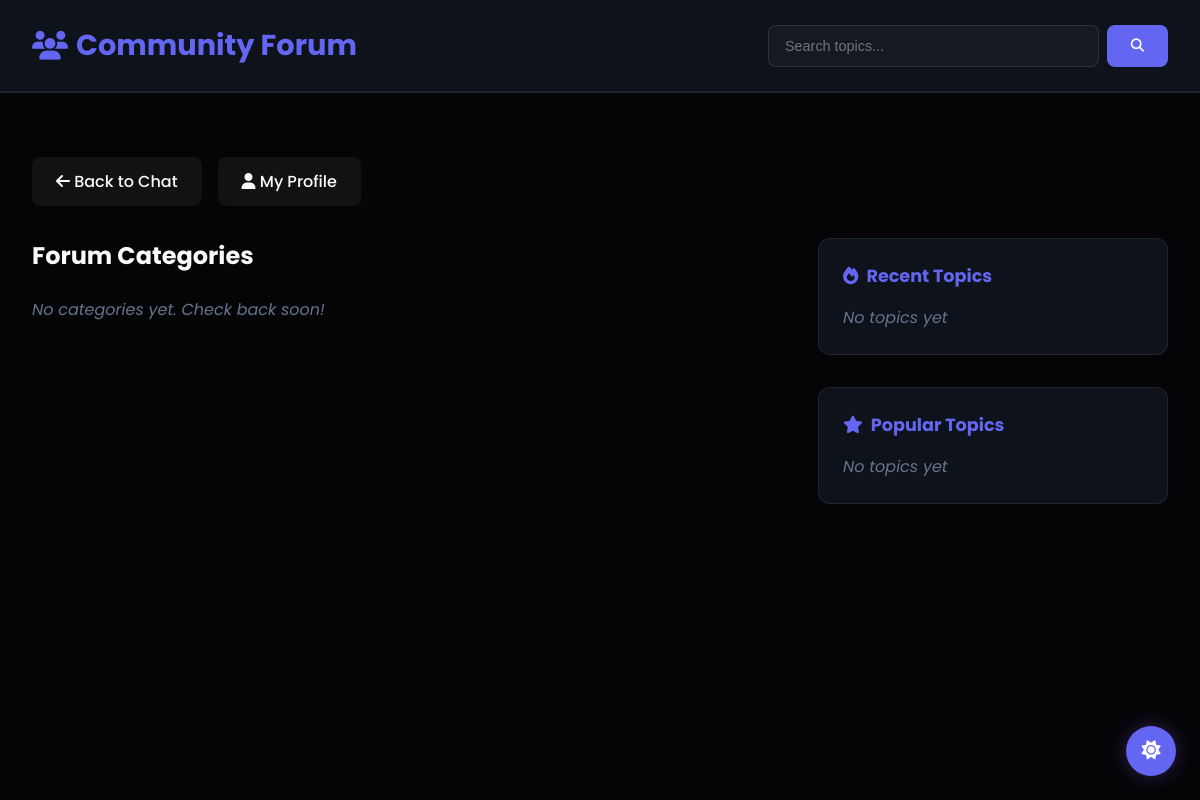
Page /community/ (signed in) on the earlier database version.
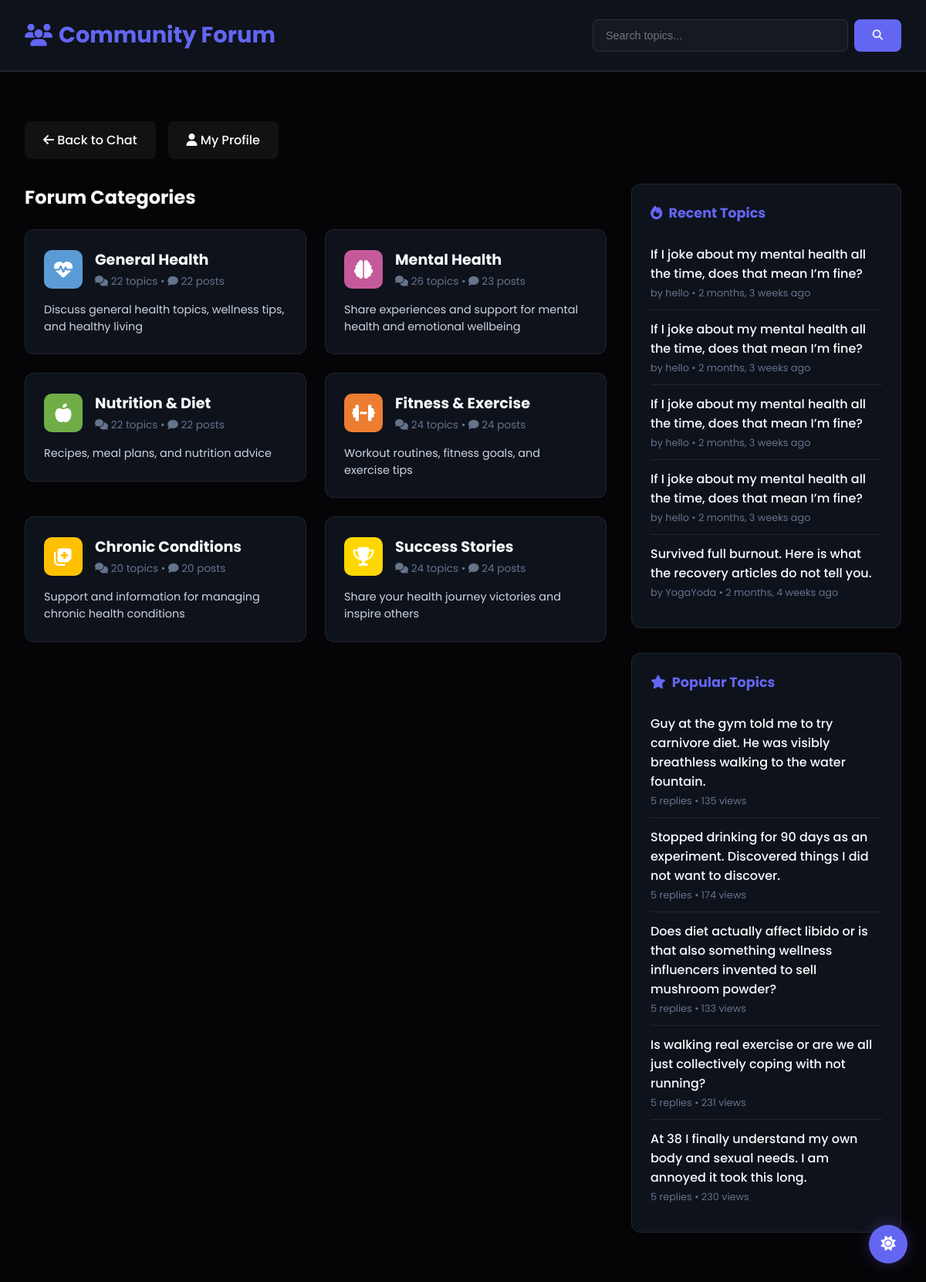
Same page on the later database version.
### community/models.py (models this page shows, shortened)
class ForumCategory(models.Model):
    name = models.CharField(max_length=100)
    description = models.TextField(blank=True)
    icon = models.CharField(max_length=50, default='fa-comments')  # FontAwesome icon class
    color = models.CharField(max_length=7, default='#3AAFA9')  # Hex color
    created_at = models.DateTimeField(auto_now_add=True)
    order = models.IntegerField(default=0)  # For custom ordering
    class Meta:
        verbose_name_plural = 'Forum Categories'
        ordering = ['order', 'name']

class ForumTopic(models.Model):
    id = models.UUIDField(primary_key=True, default=uuid.uuid4, editable=False)
    category = models.ForeignKey(ForumCategory, on_delete=models.CASCADE, related_name='topics')
    author = models.ForeignKey(User, on_delete=models.CASCADE, related_name='forum_topics')
    title = models.CharField(max_length=200)
    content = models.TextField()
    created_at = models.DateTimeField(auto_now_add=True)
    updated_at = models.DateTimeField(auto_now=True)
    is_pinned = models.BooleanField(default=False)  # Pinned topics appear first
    is_locked = models.BooleanField(default=False)  # Locked topics can't receive replies
    views = models.IntegerField(default=0)
    class Meta:
        ordering = ['-is_pinned', '-updated_at']

### accounts/models.py (models this page shows, shortened)
class CustomUser(AbstractUser, PermissionsMixin):
    email = models.EmailField(unique=True)
    USERNAME_FIELD = 'username'
    REQUIRED_FIELDS = ['email']

### community/views.py (the view)
# urls.py: path('', views.forum_home, name='forum_home'),
@login_required
def forum_home(request):
    categories = ForumCategory.objects.annotate(
        topic_count=Count('topics'),
        reply_count=Count('topics__replies')
    ).all()
    recent_topics = ForumTopic.objects.select_related('author', 'category').order_by('-created_at')[:5]
    popular_topics = ForumTopic.objects.annotate(
        reply_count=Count('replies')
    ).order_by('-reply_count')[:5]
    context = {
        'categories': categories,
        'recent_topics': recent_topics,
        'popular_topics': popular_topics,
    }
    return render(request, 'community/forum_home.html', context)

### templates/community/forum_home.html (shortened to what the changed rows need)
{% load static %}
<!DOCTYPE html>
<html lang="en">
<head>
    <link rel="stylesheet" href="https://cdnjs.cloudflare.com/ajax/libs/font-awesome/6.5.0/css/all.min.css">
    <link rel="stylesheet" href="{% static 'health_assistant/css/dark-mode.css' %}">
</head>
<body>
    <div class="header">
        <div class="header-content">
            <h1><i class="fas fa-users"></i> Community Forum</h1>
        </div>
    </div>
    <div class="container">
        <div class="grid-layout">
            <div class="main-content">
                <h2 style="margin-bottom: 1.5rem; font-size: 1.5rem;">Forum Categories</h2>
                <div class="categories-grid">
                    {% for category in categories %}
                    <a href="{% url 'category_view' category.id %}" style="text-decoration: none; color: inherit;">
                        <div class="category-card">
                            <div class="category-header">
                                <div class="category-icon" style="background: {{ category.color }};">
                                    <i class="{{ category.icon }}"></i>
                                </div>
                                <div class="category-info">
                                    <h3>{{ category.name }}</h3>
                                    <div class="category-stats">
                                        <i class="fas fa-comments"></i> {{ category.topic_count }} topics •
                                        <i class="fas fa-comment"></i> {{ category.reply_count }} posts
                                    </div>
                                </div>
                            </div>
                            <p class="category-description">{{ category.description }}</p>
                        </div>
                    </a>
                    {% empty %}
                    <p style="color: var(--text-tertiary); font-style: italic;">No categories yet. Check back soon!</p>
                    {% endfor %}
                </div>
            </div>
            <aside>
                <div class="sidebar-section">
                    <ul class="topic-list">
                        {% for topic in recent_topics %}
                        <li class="topic-item">
                            <a href="{% url 'topic_view' topic.id %}">{{ topic.title }}</a>
                            <div class="topic-meta">
                                by {{ topic.author.username }} • {{ topic.created_at|timesince }} ago
                            </div>
                        </li>
                        {% empty %}
                        <li style="color: var(--text-tertiary); font-style: italic;">No topics yet</li>
                        {% endfor %}
                    </ul>
                </div>
                <div class="sidebar-section">
                    <ul class="topic-list">
                        {% for topic in popular_topics %}
                        <li class="topic-item">
                            <a href="{% url 'topic_view' topic.id %}">{{ topic.title }}</a>
                            <div class="topic-meta">
                                {{ topic.reply_count }} replies • {{ topic.views }} views
                            </div>
                        </li>
                        {% empty %}
                        <li style="color: var(--text-tertiary); font-style: italic;">No topics yet</li>
                        {% endfor %}
                    </ul>
                </div>
            </aside>
        </div>
    </div>
</body>
</html>

Differences in the rows shown:
added ForumCategory: name "General Health", topic_count "22", reply_count "22", description "Discuss general health topics, wellness tips, and healthy living"
added ForumCategory: name "Mental Health", topic_count "26", reply_count "23", description "Share experiences and support for mental health and emotional wellbeing"
added ForumCategory: name "Nutrition & Diet", topic_count "22", reply_count "22", description "Recipes, meal plans, and nutrition advice"
added ForumCategory: name "Fitness & Exercise", topic_count "24", reply_count "24", description "Workout routines, fitness goals, and exercise tips"
added ForumCategory: name "Chronic Conditions", topic_count "20", reply_count "20", description "Support and information for managing chronic health conditions"
added ForumCategory: name "Success Stories", topic_count "24", reply_count "24", description "Share your health journey victories and inspire others"
added ForumTopic: title "If I joke about my mental health all the time, does that mean I’m fine?", author.username "hello", created_at "2 months, 3 weeks", shown under "Recent Topics"
added ForumTopic: title "If I joke about my mental health all the time, does that mean I’m fine?", author.username "hello", created_at "2 months, 3 weeks", shown under "Recent Topics"
added ForumTopic: title "If I joke about my mental health all the time, does that mean I’m fine?", author.username "hello", created_at "2 months, 3 weeks", shown under "Recent Topics"
added ForumTopic: title "If I joke about my mental health all the time, does that mean I’m fine?", author.username "hello", created_at "2 months, 3 weeks", shown under "Recent Topics"
added ForumTopic: title "Survived full burnout. Here is what the recovery articles do not tell you.", author.username "YogaYoda", created_at "2 months, 4 weeks", shown under "Recent Topics"
added ForumTopic: title "Guy at the gym told me to try carnivore diet. He was visibly breathless walking to the water fountain.", reply_count "5", views "135", shown under "Popular Topics"
added ForumTopic: title "Stopped drinking for 90 days as an experiment. Discovered things I did not want to discover.", reply_count "5", views "174", shown under "Popular Topics"
added ForumTopic: title "Does diet actually affect libido or is that also something wellness influencers invented to sell mushroom powder?", reply_count "5", views "133", shown under "Popular Topics"
added ForumTopic: title "Is walking real exercise or are we all just collectively coping with not running?", reply_count "5", views "231", shown under "Popular Topics"
added ForumTopic: title "At 38 I finally understand my own body and sexual needs. I am annoyed it took this long.", reply_count "5", views "230", shown under "Popular Topics"
Other differences:
text no longer shown: "No categories yet. Check back soon! No topics yet No topics yet"
